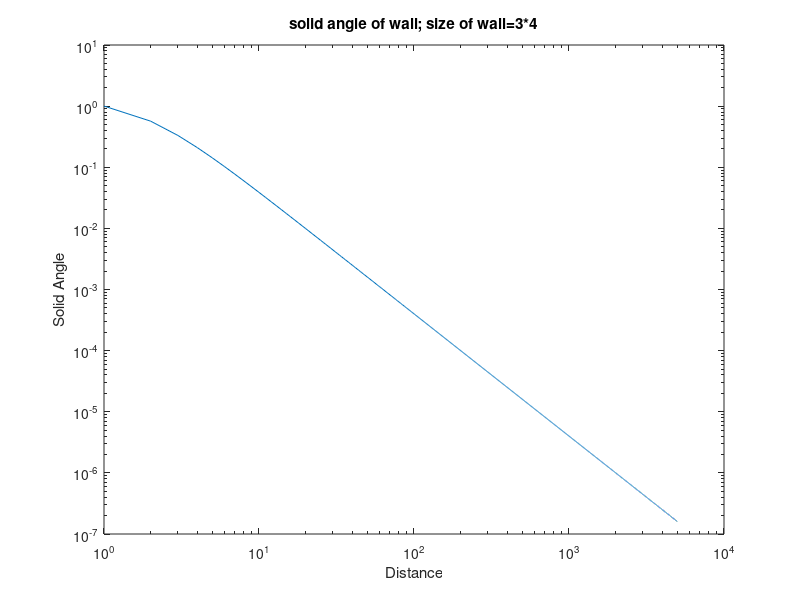

This chart was generated by the following MATLAB code: (Note: this script raises an error after producing the figure.)
clear;
close all;
d = 1:5000;
a = 3;
b = 4;
for i = 1:5000
    SA(i) = 4*asin(1*b/sqrt((a*a+4*d(i)*d(i))*(b*b+4*d(i)*d(i))));
end
loglog(SA)
ylabel('Solid Angle')
xlabel('Distance')
title('solid angle of wall; size of wall=3*4')

%% Preprocess Transmittance Data
clear all;
close all;
load('transmittance_7_14')
% P(x=k)
temp_diff=10;
channels=100;
TIME=0.001;
area=5e-6^2;
distance=100;
expt = Expected_Photon(temp_diff,channels,TIME,area);

% Fisher information of 10 channels
wavelength = linspace(7,14,channels);
figure(1)
subplot(2,2,1)
result_10 = FisherInformation(temp_diff, 10,TIME,...
    area,transmittance);
plot(result_10)
title('Fisher information of 10 channels')
% Fisher information of 100 channels
subplot(2,2,2)
result_100 = FisherInformation(temp_diff, 100,TIME,...
    area,transmittance);
plot(result_100)
title('Fisher information of 100 channels')
% Fisher information of 500 channels
subplot(2,2,3)
result_1000 = FisherInformation(temp_diff, 1000,TIME,...
    area,transmittance);
plot(result_1000)
title('Fisher information of 1000 channels')

subplot(2,2,4)
plot(transmittance(:,1),1-transmittance(:,2))
title('1-transmittance')

% study the relationship between channels and total F-information
figure(2)
num_channel=1:100;
for i=1:100
    result(i) = sum(FisherInformation(temp_diff,num_channel(i),TIME,...
    area,transmittance));
end
plot(num_channel,result)
title('Relationship between number of channels and F-information')

% figure(3)
% result_4 = FisherInformation(temp_diff, 4,time,...
%     area,transmittance);
% subplot(1,2,1)
% plot(result_4)
% title('Fisher information of 4 channels')
% 
% result_5 = FisherInformation(temp_diff, 5,time,...
%     area,transmittance);
% subplot(1,2,2)
% plot(result_5)
% title('Fisher information of 5 channels')

% study the relationship between tem_diff and total F-informataion
figure(4)
diff=1:100;
num_channel = 100;
result = zeros(1,100);
for i=1:100
    result(i) = sum(FisherInformation(diff(i),num_channel,TIME,...
    area,transmittance));
end
plot(diff,result)
title('Relationship between temperature difference and F-information')


%% Find the best way to seperate to 2 bands
% close all;
load('transmittance_7_14')
temp_diff=10;
channels=2;
TIME=0.001;
area=5e-6^2;
distance=100;
T_obj = 300; 
T_atm = T_obj-10;
SUBCHANNELS = 1000;
wavelength = linspace(7,14,1000+1);
ExpectedPhoton_atm=Expected_Photon(T_atm,SUBCHANNELS,TIME,area);
ExpectedPhoton_obj=Expected_Photon(T_obj,SUBCHANNELS,TIME,area);
d = 100;
index = round(linspace(1,SUBCHANNELS+1,channels+1));


tem_result_up = zeros(1,1000);
tem_result_down = zeros(1,1000);

for i=1:1000
    c1 = ExpectedPhoton_atm(i);
    c2 = ExpectedPhoton_obj(i)-ExpectedPhoton_atm(i);
    [~,trans_index] = min(abs(wavelength(i)-transmittance(:,1)));
    transm_single = transmittance(trans_index,2);
%         before change to sum Fisher information
%         tem_result(i) = c2^2*transmittance^(2*d)*(log(transmittance))^2/...
%         (c1+c2*transmittance^d); 


    tem_result_up(i) = c2*transm_single^d*log(transm_single);
    tem_result_down(i) = c1+c2*transm_single^d;
end
U = sum(tem_result_up);
D = sum(tem_result_down);
for ch = 1:channels
    tem_up = sum(tem_result_up(1,index(ch):index(ch+1)-1))^2;
    tem_down = sum(tem_result_down(1,index(ch):index(ch+1)-1));
    control_group(ch) = tem_up/tem_down;
end
result = zeros(2,SUBCHANNELS-1);
a = zeros(1,SUBCHANNELS-1);
b = zeros(1,SUBCHANNELS-1);
for i = 1:SUBCHANNELS-1
    tem_up = sum(tem_result_up(1,1:i))^2;
    tem_down = sum(tem_result_down(1,1:i));
    result(1,i) = tem_up/tem_down;
    a(1,i) = sum(tem_result_up(1,1:i))/U;
    b(1,i) = tem_down/D;
    
    tem_up = sum(tem_result_up(1,i+1:SUBCHANNELS))^2;
    tem_down = sum(tem_result_down(1,i+1:SUBCHANNELS));
    result(2,i) = tem_up/tem_down;
%     ratio_a(i) = D*b(i)/U;
%     ratio_a2(i) = D*b(i)/(2*b(i)-U);
%     ratio_b(i) = a(i)*U/D;
end
% tem_result_up = sum(tem_result_up)^2;
% tem_result_down = sum(tem_result_down);
% result = tem_result_up/tem_result_down;

figure()
hold on
plot(sum(result))
% plot([1,subchannels-1],[0.0046,0.0046],'r')
[~,biggest_index]=max(sum(result));
% plot([biggest_index,biggest_index],[0.004,0.01])
title('relationship between n and the overall F-information')
xlabel('Position of the interval')
ylabel('Overall F-information')
hold off
figure()
subplot(2,1,1)
plot(result(1,:))
title('the Fisher-information of the first channel')
subplot(2,1,2)
plot(result(2,:))
title('the Fisher-information of the second channel')
%% Find the best way to seperate to 3 bands
% close all;
load('transmittance_7_14')
temp_diff=10;
channels=3;
TIME=0.001;
area=5e-6^2;
T_obj = 300; 
T_atm = T_obj-10;
SUBCHANNELS = 1000;
wavelength = linspace(7,14,1000+1);
ExpectedPhoton_atm=Expected_Photon(T_atm,SUBCHANNELS,TIME,area);
ExpectedPhoton_obj=Expected_Photon(T_obj,SUBCHANNELS,TIME,area);
d = 100;
index = round(linspace(1,SUBCHANNELS+1,channels+1));


tem_result_up = zeros(1,1000);
tem_result_down = zeros(1,1000);

for i=1:1000
    c1 = ExpectedPhoton_atm(i);
    c1_record(i) = c1;
    c2 = ExpectedPhoton_obj(i)-ExpectedPhoton_atm(i);
    c2_record(i) = c2;
    [~,trans_index] = min(abs(wavelength(i)-transmittance(:,1)));
    transm_single = transmittance(trans_index,2);
%         before change to sum Fisher information
%         tem_result(i) = c2^2*transmittance^(2*d)*(log(transmittance))^2/...
%         (c1+c2*transmittance^d); 
    transm_record(i) = transm_single;


    tem_result_up(i) = c2*transm_single^d*log(transm_single);
    tem_result_down(i) = c1+c2*transm_single^d;
end
U = sum(tem_result_up);
D = sum(tem_result_down);

% calculate F-infor of control group
% for ch = 1:channels
%     tem_up = sum(tem_result_up(1,index(ch):index(ch+1)-1))^2;
%     tem_down = sum(tem_result_down(1,index(ch):index(ch+1)-1));
%     control_group(ch) = tem_up/tem_down;
% end

result = zeros(3,498501);
index_ij = zeros(2,498501);
k=1;
for i = 2:999
    for j= i+1:1000
        tem_up = sum(tem_result_up(1,1:i-1))^2;
        tem_down = sum(tem_result_down(1,1:i-1));
        result(1,k) = tem_up/tem_down;

        tem_up = sum(tem_result_up(1,i:j-1))^2;
        tem_down = sum(tem_result_down(1,i:j-1));
        result(2,k) = tem_up/tem_down;
        
        tem_up = sum(tem_result_up(1,j:1000))^2;
        tem_down = sum(tem_result_down(1,j:1000));
        result(3,k) = tem_up/tem_down;
        
        index_ij(:,k) = [i;j];
        
        k = k+1;
    end
end
% tem_result_up = sum(tem_result_up)^2;
% tem_result_down = sum(tem_result_down);
% result = tem_result_up/tem_result_down;

figure()
hold on
plot(sum(result))
[~,biggest_index]=max(sum(result));
% plot([biggest_index,biggest_index],[0.004,0.01])
title('relationship between n and the overall F-information')
xlabel('Position of the interval')
ylabel('Overall F-information')
hold off


%% Find the best way to seperate to multiple bands
close all;
clear all;
load('transmittance_7_14')
temp_diff=10;
channels=50;
TIME=0.001;
area=5e-6^2;
distance=100;
T_obj = 300; 
T_atm = T_obj-10;
SUBCHANNELS = 1000;
wavelength = linspace(7,14,SUBCHANNELS+1);
ExpectedPhoton_atm=Expected_Photon(T_atm,SUBCHANNELS,TIME,area);
ExpectedPhoton_obj=Expected_Photon(T_obj,SUBCHANNELS,TIME,area);
d = 100;
index = round(linspace(1,SUBCHANNELS+1,channels+1));


tem_result_up = zeros(1,SUBCHANNELS);
tem_result_down = zeros(1,SUBCHANNELS);

for i=1:SUBCHANNELS
    c1 = ExpectedPhoton_atm(i);
    c2 = ExpectedPhoton_obj(i)-ExpectedPhoton_atm(i);
    [~,trans_index] = min(abs(wavelength(i)-transmittance(:,1)));
    transm_single = transmittance(trans_index,2);
%         before change to sum Fisher information
%         tem_result(i) = c2^2*transmittance^(2*d)*(log(transmittance))^2/...
%         (c1+c2*transmittance^d); 


    tem_result_up(i) = c2*transm_single^d*log(transm_single);
    tem_result_down(i) = c1+c2*transm_single^d;
end
U = sum(tem_result_up);
D = sum(tem_result_down);

for ch = 1:channels
    tem_up = sum(tem_result_up(1,index(ch):index(ch+1)-1))^2;
    tem_down = sum(tem_result_down(1,index(ch):index(ch+1)-1));
    control_group(ch) = tem_up/tem_down;
end

result = zeros(2,SUBCHANNELS-1);
a = zeros(1,SUBCHANNELS-1);
b = zeros(1,SUBCHANNELS-1);

for ch = 2:30
    index = round(linspace(1,SUBCHANNELS+1,ch+1));
    for j = 2:(ch)
        ind = 1;
        subresult = zeros(2,1);
        for i = index(j-1)+1:index(j+1)-2
            tem_up = sum(tem_result_up(1,index(j-1)+1:i))^2;
            tem_down = sum(tem_result_down(1,index(j-1)+1:i));
            subresult(1,ind) = tem_up/tem_down;
    %         a(1,i) = sum(tem_result_up(1,1:i))/U;
    %         b(1,i) = tem_down/D;

            tem_up = sum(tem_result_up(1,i+1:index(j+1)-1))^2;
            tem_down = sum(tem_result_down(1,i+1:index(j+1)-1));
            subresult(2,ind) = tem_up/tem_down;
            ind = ind+1;
        end
        [~,biggest_index]=max(sum(subresult));
        index(j)=biggest_index+index(j-1);
    end
    optimized_result(ch) = sum(FisherInformation(temp_diff, ch,TIME,area,transmittance,index));
    index_1 = round(linspace(1,SUBCHANNELS,ch+1));
    referece(ch) = sum(FisherInformation(temp_diff, ch,TIME,area,transmittance,index_1));
end

figure()
plot(1:30,(optimized_result(find(optimized_result))-referece(find(optimized_result)))./referece(find(optimized_result)))
title('Improvement of Optimized Channels')

figure()
optimized_result(1) = 0.0045;
plot(1:30,(optimized_result))
load("Optimized")
hold on 
plot(1:30,(optimized_result))
legend('old method','new method')
title('Optimized Fisher-information of 1~30 Channels')
% 
% 
% figure()
% subplot(2,1,1)
% hold on
% plot(sum(result))
% plot([1,subchannels-1],[0.0046,0.0046],'r')
% [~,biggest_index]=max(sum(result));
% % plot([biggest_index,biggest_index],[0.004,0.01])
% title('relationship between n and the overall F-information')
% xlabel('Position of the interval')
% ylabel('Overall F-information')
% hold off
% 
% subplot(2,1,2)
% plot(abs(a'-b'))
% hold on
% plot(b'-0.5)
% plot(abs(b'-0.5)+abs(a'-b'))
%% %% Find the best way to seperate to 4 bands
% close all;
load('transmittance_7_14')
temp_diff=10;
channels=4;
TIME=0.001;
area=5e-6^2;
T_obj = 300; 
T_atm = T_obj-10;
SUBCHANNELS = 1000;
wavelength = linspace(7,14,1000+1);
ExpectedPhoton_atm=Expected_Photon(T_atm,SUBCHANNELS,TIME,area);
ExpectedPhoton_obj=Expected_Photon(T_obj,SUBCHANNELS,TIME,area);
d = 100;
index = round(linspace(1,SUBCHANNELS+1,channels+1));


tem_result_up = zeros(1,1000);
tem_result_down = zeros(1,1000);

for i=1:1000
    c1 = ExpectedPhoton_atm(i);
    c1_record(i) = c1;
    c2 = ExpectedPhoton_obj(i)-ExpectedPhoton_atm(i);
    c2_record(i) = c2;
    [~,trans_index] = min(abs(wavelength(i)-transmittance(:,1)));
    transm_single = transmittance(trans_index,2);
%         before change to sum Fisher information
%         tem_result(i) = c2^2*transmittance^(2*d)*(log(transmittance))^2/...
%         (c1+c2*transmittance^d); 
    transm_record(i) = transm_single;


    tem_result_up(i) = c2*transm_single^d*log(transm_single);
    tem_result_down(i) = c1+c2*transm_single^d;
end
U = sum(tem_result_up);
D = sum(tem_result_down);

% calculate F-infor of control group
% for ch = 1:channels
%     tem_up = sum(tem_result_up(1,index(ch):index(ch+1)-1))^2;
%     tem_down = sum(tem_result_down(1,index(ch):index(ch+1)-1));
%     control_group(ch) = tem_up/tem_down;
% end

result = zeros(4,1);
index_ijk = zeros(3,1);
count=1;
for i = 2:5:998
    i
    for j= i+1:5:999
        for k = j+1:5:1000
            tem_up = sum(tem_result_up(1,1:i-1))^2;
            tem_down = sum(tem_result_down(1,1:i-1));
            result(1,count) = tem_up/tem_down;

            tem_up = sum(tem_result_up(1,i:j-1))^2;
            tem_down = sum(tem_result_down(1,i:j-1));
            result(2,count) = tem_up/tem_down;

            tem_up = sum(tem_result_up(1,j:k-1))^2;
            tem_down = sum(tem_result_down(1,j:k-1));
            result(3,count) = tem_up/tem_down;
            
            tem_up = sum(tem_result_up(1,k:1000))^2;
            tem_down = sum(tem_result_down(1,j:k-1));
            result(4,count) = tem_up/tem_down;

            index_ijk(:,count) = [i;j;k];

            count = count+1;
        end
    end
end
% tem_result_up = sum(tem_result_up)^2;
% tem_result_down = sum(tem_result_down);
% result = tem_result_up/tem_result_down;

figure()
hold on
plot(sum(result))
[~,biggest_index]=max(sum(result));
% plot([biggest_index,biggest_index],[0.004,0.01])
title('relationship between n and the overall F-information')
xlabel('Position of the interval')
ylabel('Overall F-information')
hold off
%% Find the best way to seperate to multi bands
% close all;
close all;
clear all;
load('transmittance_7_14')
temp_diff=10;
channels=50;
TIME=0.001;
area=5e-6^2;
distance=100;
T_obj = 300; 
T_atm = T_obj-10;
SUBCHANNELS = 1000;
wavelength = linspace(7,14,SUBCHANNELS+1);
ExpectedPhoton_atm=Expected_Photon(T_atm,SUBCHANNELS,TIME,area);
ExpectedPhoton_obj=Expected_Photon(T_obj,SUBCHANNELS,TIME,area);
d = 100;
index = round(linspace(1,SUBCHANNELS+1,channels+1));


tem_result_up = zeros(1,SUBCHANNELS);
tem_result_down = zeros(1,SUBCHANNELS);

for i=1:SUBCHANNELS
    c1 = ExpectedPhoton_atm(i);
    c2 = ExpectedPhoton_obj(i)-ExpectedPhoton_atm(i);
    [~,trans_index] = min(abs(wavelength(i)-transmittance(:,1)));
    transm_single = transmittance(trans_index,2);
    
    tem_result_up(i) = c2*transm_single^d*log(transm_single);
    tem_result_down(i) = c1+c2*transm_single^d;
end
U = sum(tem_result_up);
D = sum(tem_result_down);

for ch = 1:channels
    tem_up = sum(tem_result_up(1,index(ch):index(ch+1)-1))^2;
    tem_down = sum(tem_result_down(1,index(ch):index(ch+1)-1));
    control_group(ch) = tem_up/tem_down;
end

result = zeros(2,SUBCHANNELS-1);
a = zeros(1,SUBCHANNELS-1);
b = zeros(1,SUBCHANNELS-1);

for ch = 2:30
    ch
%     this index is the default index, starting with [1]
    final_index = 1; 
%     optimize from 2 channels
    for j = 2:(ch)
%         -1 is for debugging
        subresult = zeros(j,1000);
%         the head of the channel will move from the beginning to the end
        for i = 1:1000
            index = final_index;
            if find(index==i)
                continue;
            end
%             find the location of the index just in front of the i
%             insert ind into index
            [~,ind] = max(index(find(index<=i))-i);
            if index(end) <=ind
                index = [index i];
            else
                index = [index(1:ind) i index(ind+1:end)];
            end     
            
            for ch_loop = 1:j
                subresult(ch_loop,i) = 0;
                beg = index(ch_loop);
                if ch_loop==size(index,2)
                    en = 1000;
                else
                    en = index(ch_loop+1);
                end
                tem_up = sum(tem_result_up(1,beg:en))^2;
                tem_down = sum(tem_result_down(1,beg:en));
                subresult(ch_loop,i) = subresult(ch_loop,i) + tem_up/tem_down;
            end
        end
        [~,biggest_i]=max(sum(subresult));
        [~,ind] = max(final_index(find(final_index<=biggest_i))-i);
        if final_index(end) <=ind
            final_index = [final_index biggest_i]
        else
            final_index = [final_index(1:ind) biggest_i final_index(ind+1:end)]
        end  
        
    end
    optimized_result(ch) = sum(FisherInformation(temp_diff, ch,TIME,area,transmittance,final_index));
%     index_1 = round(linspace(1,subchannels,ch+1));
%     referece(ch) = sum(FisherInformation(temp_diff, ch,time,area,transmittance,index_1));
end

% figure()
% plot((optimized_result(find(optimized_result))-referece(find(optimized_result)))./referece(find(optimized_result)))
% title('Improvement of Optimized Channels')
subresult = sum(subresult(:,2:end));
subresult = [0.0045 subresult];
plot(subresult(find(subresult~=0)))

figure()
optimized_result(1) = 0.0045;
plot((optimized_result))
title('Optimized Overall Fisher Information')
%% Using hyperspectal to calculate distance
clear;
run_3_7 = 1;
% #1, we have to prove e^(c2/wavelength/T)>>1, so that we can make
% equation set linear
H = 6.626e-34;
C = 3e8;
K = 1.38e-23;
C2 = 1.438786e-2;
T = 300;
% C2 is the second radiation constant(m*K)
% T is the Kelvin temperature

wavelength = 1e-6:1e-6:20e-6;
exp(C2/T./wavelength)-1;
exp(10e6*H*C./wavelength/K/T)-1;


% #2, Generate a spectral of measurement
load('transmittance_7_14')
global CHANNELS TIME PIXEL_AREA SUBCHANNELS trans_index TEMP_DIFF INTERVAL
TEMP_DIFF=10;
CHANNELS=100;
TIME=0.001;
PIXEL_AREA=5e-6^2;
DISTANCE=600;
T_ATM = 290;
T_OBJ = 290+TEMP_DIFF; 

SUBCHANNELS = 1000;
iter_number = 100;
INTERVAL = 7/SUBCHANNELS;

wavelength = linspace(7,14,SUBCHANNELS+1);
ExpectedPhoton_atm=Expected_Photon(T_ATM,SUBCHANNELS,TIME,PIXEL_AREA);
ExpectedPhoton_obj=Expected_Photon(T_OBJ,SUBCHANNELS,TIME,PIXEL_AREA);

trans_index = zeros(1,CHANNELS);
% Calculate the photon in every subchannel
for i=1:SUBCHANNELS
    [~,trans_index(i)] = min(abs(wavelength(i)-transmittance(:,1)));
    transm_single = transmittance(trans_index(i),2);
    sub_measurement(i) = INTERVAL*(ExpectedPhoton_atm(i)+(ExpectedPhoton_obj(i)-ExpectedPhoton_atm(i))*transm_single^DISTANCE);
end

% Calculate the photon in every channel
global measurement
measurement = zeros(1,CHANNELS);
index = round(linspace(1,SUBCHANNELS+1,CHANNELS+1));
for i=1:CHANNELS
    measurement(i)=sum(sub_measurement(index(i):index(i+1)-1));
end
MEASUREMENT = measurement;

% Plot the measurement
subplot(2,1,1)
bar(sub_measurement)
title('Photons received by subchannels')
subplot(2,1,2)
bar(measurement)
title('Photons received by channels')


% #3 Solve the non-linear system of equations for ideal conditions
fun = @Nonlinear_System;
x0 = [270,280,1];
opts = optimoptions(@fsolve,'Algorithm', 'levenberg-marquardt');
x = fsolve(fun,x0,opts);
disp(['The calculated T_atm is ',int2str(x(1))]);
disp(['The calculated T_obj is ',int2str(x(2))]);
disp(['The calculated distance is ',int2str(x(3))]);
disp('');


% #4 Solve the non-linear system of equations for real conditions
for i=1:CHANNELS
    measurement(i) = poissrnd(MEASUREMENT(i));
end
fun = @Nonlinear_System;
x0 = [270,270,0];
opts = optimoptions(@fsolve,'Algorithm', 'levenberg-marquardt');
x = fsolve(fun,x0,opts);

disp(['The calculated T_atm is ',int2str(x(1))]);
disp(['The calculated T_obj is ',int2str(x(2))]);
disp(['The calculated distance is ',int2str(x(3))]);
disp('');



% #5 Test the results when know T_atm
x0 = [270,0];
for test_itr = 1:iter_number
    disp(['iteration: ',int2str(test_itr)]);
    for i=1:CHANNELS
    measurement(i) = poissrnd(MEASUREMENT(i));
    end
    x = fsolve(fun,x0,opts);
    test_T(test_itr) = x(1);
    test_dist(test_itr) = x(2);
end

figure()
subplot(2,1,1)
hist(test_T,12)
title('Calculated object temperature(T=300K)')

subplot(2,1,2)
hist(test_dist,12)
title('Calculated object distance(d=600)')


%  #6 Test the results when T_atm unknown
x0 = [270,270,0];
for test_itr = 1:iter_number
    disp(['iteration: ',int2str(test_itr)]);
    for i=1:CHANNELS
        measurement(i) = poissrnd(MEASUREMENT(i));
    end
    
    x = fsolve(fun,x0,opts);
    test_T_atm(test_itr) = x(1);
    test_T_obj(test_itr) = x(2);
    test_dist(test_itr) = x(3);
end
figure()
subplot(3,1,1)
hist(test_T_atm,12)
title('Calculated atmosphere temperature(T=290K)')

subplot(3,1,2)
hist(test_T_obj,12)
title('Calculated object temperature(T=300K)')

subplot(3,1,3)
hist(test_dist,12)
title('Calculated object distance(d=600)')

%  #7 Plot the Fisher information of every channel
figure()
F_inform = FisherInformation(TEMP_DIFF, CHANNELS,DISTANCE,TIME,PIXEL_AREA,transmittance,index);
bar(F_inform)
title('Fisher information distribution')

% %  Plot the Fisher information of every channel in different distance
% 2m~200m
% F_inform = zeros(100,100);
% for i=1:100
%     disp(['iteration: ',int2str(i)]);
%     DISTANCE = i*2;
%     F_inform(i,:) = FisherInformation(TEMP_DIFF, CHANNELS,DISTANCE,TIME,PIXEL_AREA,transmittance,index);
% end
% 
% figure()
% bar3(F_inform)
% title('Fisher information distribution varies with distance')



%  #8 Use optimization of negative log instead of solve nonlinear system
cost_fun = @Negative_Log;
x0 = [270,280,200];
% A = [-1,0,0;0,-1,0;0,0,-1];
% b = [0,0,0];
A = [];
b = [];
for test_itr = 1:iter_number
    disp(['iteration: ',int2str(test_itr)]);
    for i=1:CHANNELS
    measurement(i) = poissrnd(MEASUREMENT(i));
    end
    optimized_x = fmincon(cost_fun,x0,A,b);
    Tatm_unKnown_Tatm(test_itr) = optimized_x(1);
    Tobj_unKnown_Tatm(test_itr) = optimized_x(2);
    Distance_unKnown_Tatm(test_itr) = optimized_x(3);
    Likelihood_fun(test_itr) = Negative_Log(optimized_x);
    Likelihood(test_itr) = Negative_Log([290,300,200]);
end

figure()
subplot(3,1,1)
hist(Tatm_unKnown_Tatm,12)
title('Calculated atm temperature(T=290K) with Neglog')

subplot(3,1,2)
hist(Tobj_unKnown_Tatm,12)
title('Calculated object temperature(T=300K) with Neglog')

subplot(3,1,3)
hist(Distance_unKnown_Tatm,12)
title(['Calculated object distance(d=',int2str(DISTANCE),'m) with Neglog'])


%% Explore CRB of different distance, temperature and time
clear distance CRB_n30 CRB_n20 CRB_n10 CRB_p10 CRB_p20 CRB_p30 CRB_p100;
distance = 100:100:2000;

% CRB for different distance and temperature
t_obj = T_ATM+[-30,-20,-10,10,20,30,40];

for i =1:size(distance,2)
    disp(['CRB_T iteration: ',int2str(i)]);
    DISTANCE = distance(i);
    CRB_n30(i) = CramerRaoBound(T_ATM,t_obj(1),DISTANCE,CHANNELS,SUBCHANNELS,TIME,PIXEL_AREA);
    CRB_n20(i) = CramerRaoBound(T_ATM,t_obj(2),DISTANCE,CHANNELS,SUBCHANNELS,TIME,PIXEL_AREA);
    CRB_n10(i) = CramerRaoBound(T_ATM,t_obj(3),DISTANCE,CHANNELS,SUBCHANNELS,TIME,PIXEL_AREA);
    CRB_p10(i) = CramerRaoBound(T_ATM,t_obj(4),DISTANCE,CHANNELS,SUBCHANNELS,TIME,PIXEL_AREA);
    CRB_p20(i) = CramerRaoBound(T_ATM,t_obj(5),DISTANCE,CHANNELS,SUBCHANNELS,TIME,PIXEL_AREA);
    CRB_p30(i) = CramerRaoBound(T_ATM,t_obj(6),DISTANCE,CHANNELS,SUBCHANNELS,TIME,PIXEL_AREA);
    CRB_p40(i) = CramerRaoBound(T_ATM,t_obj(7),DISTANCE,CHANNELS,SUBCHANNELS,TIME,PIXEL_AREA);
end

figure()
hold on
plot(distance,CRB_n30,'-o','Color',[0,0.7,0.9])
plot(distance,CRB_n20,'-o')
plot(distance,CRB_n10,'-o')
plot(distance,CRB_p10,'-o')
plot(distance,CRB_p20,'-o')
plot(distance,CRB_p30,'-o')
plot(distance,CRB_p40,'-o')
hold off

legend('260K','270K','280K','300K','310K','320K','330K')
title('Cramer-Rao bound for a blackbody at 290K atmosphere')
xlabel('distance')
ylabel('CRLB')


% CRB for different distance and temperature
time = [0.001 0.005 0.01 0.05 0.1];
T_OBJ = T_ATM+10;

for i =1:size(distance,2)
    disp(['CRB_TIME iteration: ',int2str(i)]);
    DISTANCE = distance(i);
    CRB_1ms(i) = CramerRaoBound(T_ATM,T_OBJ,DISTANCE,CHANNELS,SUBCHANNELS,time(1),PIXEL_AREA);
    CRB_5ms(i) = CramerRaoBound(T_ATM,T_OBJ,DISTANCE,CHANNELS,SUBCHANNELS,time(2),PIXEL_AREA);
    CRB_10ms(i) = CramerRaoBound(T_ATM,T_OBJ,DISTANCE,CHANNELS,SUBCHANNELS,time(3),PIXEL_AREA);
    CRB_50ms(i) = CramerRaoBound(T_ATM,T_OBJ,DISTANCE,CHANNELS,SUBCHANNELS,time(4),PIXEL_AREA);
    CRB_100ms(i) = CramerRaoBound(T_ATM,T_OBJ,DISTANCE,CHANNELS,SUBCHANNELS,time(5),PIXEL_AREA);
end

figure()
hold on
plot(distance,CRB_1ms,'-o')
plot(distance,CRB_5ms,'-o')
plot(distance,CRB_10ms,'-o')
plot(distance,CRB_50ms,'-o')
plot(distance,CRB_100ms,'-o')
hold off

legend('1ms','5ms','10ms','50ms','100ms')
title('Cramer-Rao bound for a 300K blackbody at 290K atmosphere')
xlabel('distance')
ylabel('CRLB')
%% Generate the non-linear system of equations
function F = Nonlinear_System(x)
global measurement CHANNELS TIME PIXEL_AREA SUBCHANNELS trans_index INTERVAL
if size(x,2)==2
    T_ATM = 290;
    T_OBJ = x(1);
    DISTANCE = x(2);
else
    T_ATM = x(1);
    T_OBJ = x(2);
    DISTANCE = x(3);
end
F = zeros(1,CHANNELS);
load('transmittance_7_14');


ExpectedPhoton_atm=Expected_Photon(T_ATM,SUBCHANNELS,TIME,PIXEL_AREA);
ExpectedPhoton_obj=Expected_Photon(T_OBJ,SUBCHANNELS,TIME,PIXEL_AREA);
index = round(linspace(1,SUBCHANNELS+1,CHANNELS+1));
for i=1:SUBCHANNELS
    transm_single = transmittance(trans_index(i),2);
    sub_measurement(i) = INTERVAL*(ExpectedPhoton_atm(i)+(ExpectedPhoton_obj(i)-ExpectedPhoton_atm(i))*transm_single^DISTANCE);
end
for i=1:CHANNELS
    F(i)=sum(sub_measurement(index(i):index(i+1)-1))-measurement(i);
end
end

function Log_Likelihood = Negative_Log(x)
global measurement CHANNELS TIME PIXEL_AREA SUBCHANNELS trans_index TEMP_DIFF INTERVAL
if size(x,2)==2
    T_ATM = 300-TEMP_DIFF;
    T_OBJ = x(1);
    DISTANCE = x(2);
else
    T_ATM = x(1);
    T_OBJ = x(2);
    DISTANCE = x(3);
end
eta = zeros(1,CHANNELS);
load('transmittance_7_14');


ExpectedPhoton_atm=Expected_Photon(T_ATM,SUBCHANNELS,TIME,PIXEL_AREA);
ExpectedPhoton_obj=Expected_Photon(T_OBJ,SUBCHANNELS,TIME,PIXEL_AREA);
index = round(linspace(1,SUBCHANNELS+1,CHANNELS+1));
for i=1:SUBCHANNELS
    transm_single = transmittance(trans_index(i),2);
    sub_measurement(i) = INTERVAL*(ExpectedPhoton_atm(i)+(ExpectedPhoton_obj(i)-ExpectedPhoton_atm(i))*transm_single^DISTANCE);
end
for i=1:CHANNELS
    eta(i)=sum(sub_measurement(index(i):index(i+1)-1));
end
Log_Likelihood = sum(eta-measurement.*log(eta));
end





